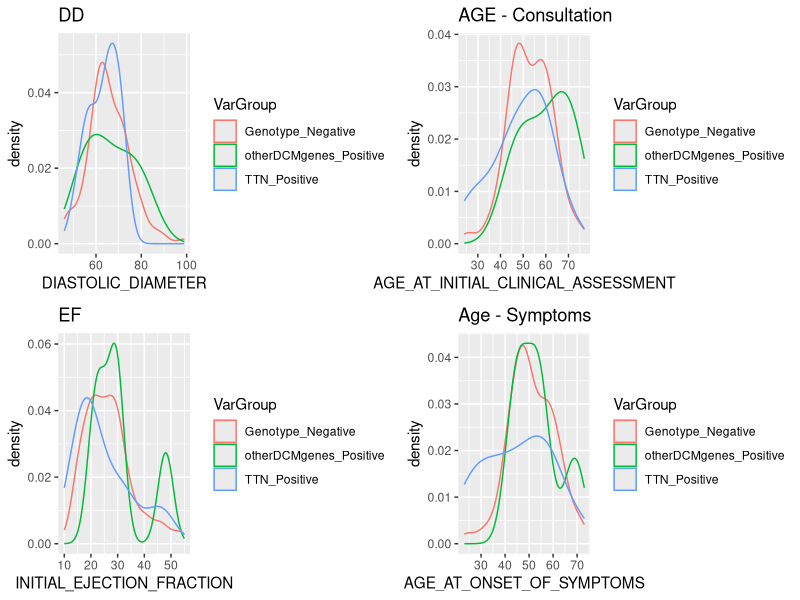
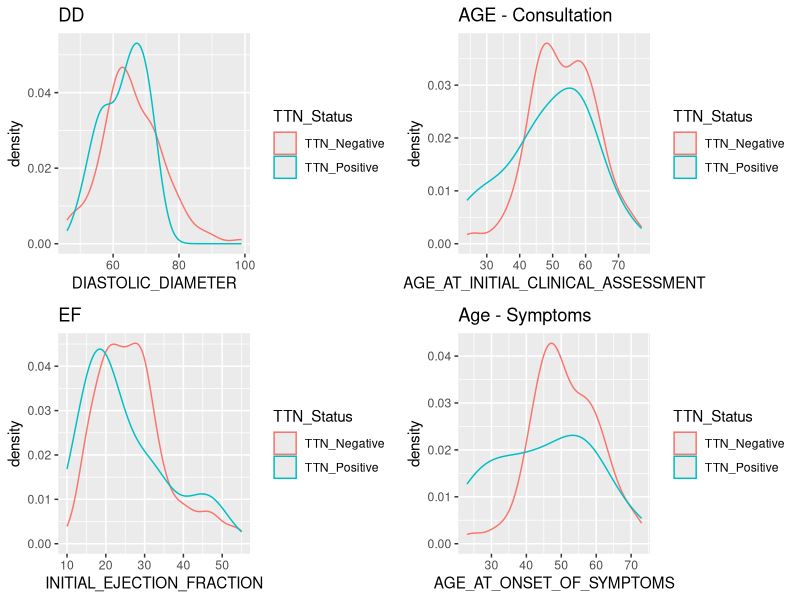
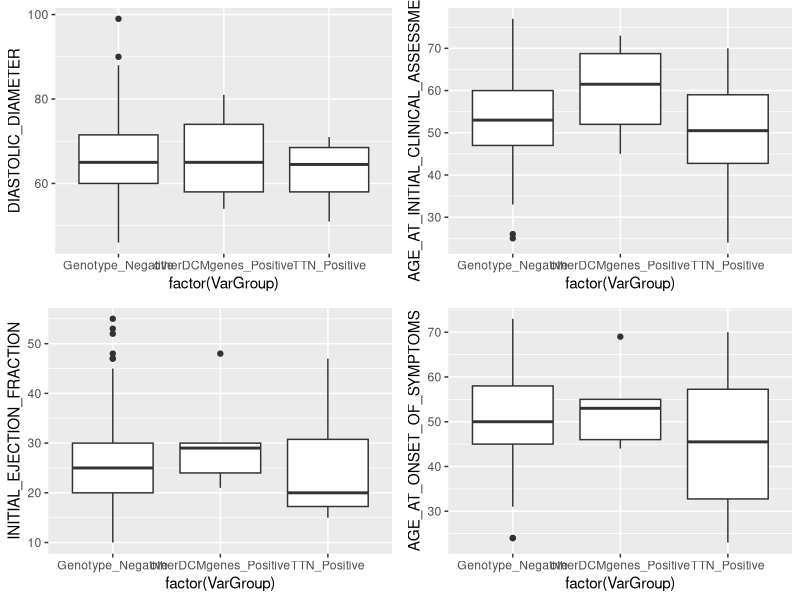

Write the R code that produced these figures, in order.
library(plyr)
library(ggplot2)


# Multiple plot function
#
# ggplot objects can be passed in ..., or to plotlist (as a list of ggplot objects)
# - cols:   Number of columns in layout
# - layout: A matrix specifying the layout. If present, 'cols' is ignored.
#
# If the layout is something like matrix(c(1,2,3,3), nrow=2, byrow=TRUE),
# then plot 1 will go in the upper left, 2 will go in the upper right, and
# 3 will go all the way across the bottom.
#
multiplot <- function(..., plotlist=NULL, file, cols=1, layout=NULL) {
  require(grid)

  # Make a list from the ... arguments and plotlist
  plots <- c(list(...), plotlist)

  numPlots = length(plots)

  # If layout is NULL, then use 'cols' to determine layout
  if (is.null(layout)) {
    # Make the panel
    # ncol: Number of columns of plots
    # nrow: Number of rows needed, calculated from # of cols
    layout <- matrix(seq(1, cols * ceiling(numPlots/cols)),
                    ncol = cols, nrow = ceiling(numPlots/cols))
  }

 if (numPlots==1) {
    print(plots[[1]])

  } else {
    # Set up the page
    grid.newpage()
    pushViewport(viewport(layout = grid.layout(nrow(layout), ncol(layout))))

    # Make each plot, in the correct location
    for (i in 1:numPlots) {
      # Get the i,j matrix positions of the regions that contain this subplot
      matchidx <- as.data.frame(which(layout == i, arr.ind = TRUE))

      print(plots[[i]], vp = viewport(layout.pos.row = matchidx$row,
                                      layout.pos.col = matchidx$col))
    }
  }
}



ACM <- read.csv("DATOS_copy.csv", header=T, sep=',')


#===== Tidying Up

ACM$SEX[ACM$SEX == 1] <- "Male" 
ACM$SEX[ACM$SEX == 2] <- "Female" 

ACM<-cbind(ACM,TTN_Status =ACM$VarGroup )
ACM$TTN_Status <- as.character(ACM$TTN_Status)
ACM$TTN_Status[ACM$TTN_Status == "Genotype_Negative"] <- "TTN_Negative"
ACM$TTN_Status[ACM$TTN_Status == "otherDCMgenes_Positive"] <- "TTN_Negative"

#===== Counts

count(ACM, 'VarGroup')
                # VarGroup freq
# 1      Genotype_Negative  121
# 2 otherDCMgenes_Positive    6
# 3           TTN_Positive   14

count(ACM, 'SEX')
     # SEX freq
# 1 Female    3
# 2   Male  138


#===== Density Plots

#p1 <-ggplot(ACM, aes(DIASTOLIC_DIAMETER)) + geom_density()
#p2 <-ggplot(ACM, aes(INITIAL_EJECTION_FRACTION)) + geom_density()
#p3 <-ggplot(ACM, aes(AGE_AT_INITIAL_CLINICAL_ASSESSMENT)) + geom_density()
#p4 <-ggplot(ACM, aes(AGE_AT_ONSET_OF_SYMPTOMS)) + geom_density()

p1<-ggplot(ACM) + geom_density(aes(x = DIASTOLIC_DIAMETER,colour = VarGroup)) + ggtitle("DD")
p2<-ggplot(ACM) + geom_density(aes(x = INITIAL_EJECTION_FRACTION,colour = VarGroup)) + ggtitle("EF")
p3<-ggplot(ACM) + geom_density(aes(x = AGE_AT_INITIAL_CLINICAL_ASSESSMENT,colour = VarGroup)) + ggtitle("AGE - Consultation")
p4<-ggplot(ACM) + geom_density(aes(x = AGE_AT_ONSET_OF_SYMPTOMS,colour = VarGroup)) + ggtitle("Age - Symptoms")

png(file = "ACM_QC_density.png", bg = "transparent", height=8, width=12, units = 'in', res = 300)
multiplot(p1, p2, p3, p4, cols=2)
dev.off()	

p1<-ggplot(ACM) + geom_density(aes(x = DIASTOLIC_DIAMETER,colour = TTN_Status)) + ggtitle("DD")
p2<-ggplot(ACM) + geom_density(aes(x = INITIAL_EJECTION_FRACTION,colour = TTN_Status)) + ggtitle("EF")
p3<-ggplot(ACM) + geom_density(aes(x = AGE_AT_INITIAL_CLINICAL_ASSESSMENT,colour = TTN_Status)) + ggtitle("AGE - Consultation")
p4<-ggplot(ACM) + geom_density(aes(x = AGE_AT_ONSET_OF_SYMPTOMS,colour = TTN_Status)) + ggtitle("Age - Symptoms")

png(file = "ACM_QC_density_TTNYesNo.png", bg = "transparent", height=8, width=12, units = 'in', res = 300)
multiplot(p1, p2, p3, p4, cols=2)
dev.off()

#===== Box Plots

p1 <- ggplot(ACM, aes(factor(VarGroup), DIASTOLIC_DIAMETER)) + geom_boxplot()
p2 <- ggplot(ACM, aes(factor(VarGroup), INITIAL_EJECTION_FRACTION)) + geom_boxplot()
p3 <- ggplot(ACM, aes(factor(VarGroup), AGE_AT_INITIAL_CLINICAL_ASSESSMENT)) + geom_boxplot()
p4 <- ggplot(ACM, aes(factor(VarGroup), AGE_AT_ONSET_OF_SYMPTOMS)) + geom_boxplot()

png(file = "ACM_QC_boxPlots.png", bg = "transparent", height=8, width=12, units = 'in', res = 300)
multiplot(p1, p2, p3, p4, cols=2)
dev.off()

#===== Sub Populations

ACM_TTN_nonTTN <- ACM[ which(ACM$VarGroup!='Genotype_Negative'), ]
ACM_TTN_others <- ACM[ which(ACM$VarGroup!='otherDCMgenes_Positive'), ]
ACM_nonTTN_others <- ACM[ which(ACM$VarGroup!='TTN_Positive'), ]
	



#===== AGE - onset on symptom 

summary(ACM$AGE_AT_ONSET_OF_SYMPTOMS)
sd(ACM$AGE_AT_ONSET_OF_SYMPTOMS, na.rm = TRUE)
summary(ACM[ which(ACM$VarGroup=='TTN_Positive'), ]$AGE_AT_ONSET_OF_SYMPTOMS)
sd(ACM[ which(ACM$VarGroup=='TTN_Positive'), ]$AGE_AT_ONSET_OF_SYMPTOMS,na.rm = TRUE)
summary(ACM[ which(ACM$VarGroup=='otherDCMgenes_Positive'), ]$AGE_AT_ONSET_OF_SYMPTOMS)
sd(ACM[ which(ACM$VarGroup=='otherDCMgenes_Positive'), ]$AGE_AT_ONSET_OF_SYMPTOMS,na.rm = TRUE)
summary(ACM[ which(ACM$VarGroup=='Genotype_Negative'), ]$AGE_AT_ONSET_OF_SYMPTOMS)
sd(ACM[ which(ACM$VarGroup=='Genotype_Negative'), ]$AGE_AT_ONSET_OF_SYMPTOMS,na.rm = TRUE)
wilcox.test(AGE_AT_ONSET_OF_SYMPTOMS ~ VarGroup, data=ACM_TTN_nonTTN) 
wilcox.test(AGE_AT_ONSET_OF_SYMPTOMS ~ VarGroup, data=ACM_TTN_others) 
wilcox.test(AGE_AT_ONSET_OF_SYMPTOMS ~ VarGroup, data=ACM_nonTTN_others) 



#===== AGE - AT INITIAL CLINICAL ASSESSMENT
summary(ACM$AGE_AT_INITIAL_CLINICAL_ASSESSMENT)
sd(ACM$AGE_AT_INITIAL_CLINICAL_ASSESSMENT, na.rm = TRUE)
summary(ACM[ which(ACM$VarGroup=='TTN_Positive'), ]$AGE_AT_INITIAL_CLINICAL_ASSESSMENT)
sd(ACM[ which(ACM$VarGroup=='TTN_Positive'), ]$AGE_AT_INITIAL_CLINICAL_ASSESSMENT,na.rm = TRUE)
summary(ACM[ which(ACM$VarGroup=='otherDCMgenes_Positive'), ]$AGE_AT_INITIAL_CLINICAL_ASSESSMENT)
sd(ACM[ which(ACM$VarGroup=='otherDCMgenes_Positive'), ]$AGE_AT_INITIAL_CLINICAL_ASSESSMENT,na.rm = TRUE)
summary(ACM[ which(ACM$VarGroup=='Genotype_Negative'), ]$AGE_AT_INITIAL_CLINICAL_ASSESSMENT)
sd(ACM[ which(ACM$VarGroup=='Genotype_Negative'), ]$AGE_AT_INITIAL_CLINICAL_ASSESSMENT,na.rm = TRUE)
wilcox.test(AGE_AT_INITIAL_CLINICAL_ASSESSMENT ~ VarGroup, data=ACM_TTN_nonTTN) 
#Ties : Above gives a warning because there are less than 50 values in my TTN group, and there are ties (3 patients have same age [59])
wilcox.test(AGE_AT_INITIAL_CLINICAL_ASSESSMENT ~ VarGroup, data=ACM_TTN_others) 
wilcox.test(AGE_AT_INITIAL_CLINICAL_ASSESSMENT ~ VarGroup, data=ACM_nonTTN_others) 



#===== SEX 

count(ACM, 'SEX')
count(ACM[ which(ACM$VarGroup=='TTN_Positive'), ],'SEX')
count(ACM[ which(ACM$VarGroup=='otherDCMgenes_Positive'), ],'SEX')
count(ACM[ which(ACM$VarGroup=='Genotype_Negative'), ],'SEX')
 
ACM_TTN_nonTTN_sex_data <- matrix(c(13, 1, 6, 0), nrow = 2)
fisher.test(ACM_TTN_nonTTN_sex_data)

ACM_TTN_others_sex_data <- matrix(c(13, 1, 119, 2), nrow = 2)
fisher.test(ACM_TTN_others_sex_data)
	
ACM_nonTTN_others_sex_data <- matrix(c(6, 0, 119, 2), nrow = 2)
fisher.test(ACM_nonTTN_others_sex_data)
	
	 
	   
#===== DD 


summary(ACM$DIASTOLIC_DIAMETER)
sd(ACM$DIASTOLIC_DIAMETER, na.rm = TRUE)
summary(ACM[ which(ACM$VarGroup=='TTN_Positive'), ]$DIASTOLIC_DIAMETER)
sd(ACM[ which(ACM$VarGroup=='TTN_Positive'), ]$DIASTOLIC_DIAMETER,na.rm = TRUE)
summary(ACM[ which(ACM$VarGroup=='otherDCMgenes_Positive'), ]$DIASTOLIC_DIAMETER)
sd(ACM[ which(ACM$VarGroup=='otherDCMgenes_Positive'), ]$DIASTOLIC_DIAMETER,na.rm = TRUE)
summary(ACM[ which(ACM$VarGroup=='Genotype_Negative'), ]$DIASTOLIC_DIAMETER)
sd(ACM[ which(ACM$VarGroup=='Genotype_Negative'), ]$DIASTOLIC_DIAMETER,na.rm = TRUE)
wilcox.test(DIASTOLIC_DIAMETER ~ VarGroup, data=ACM_TTN_nonTTN) 
wilcox.test(DIASTOLIC_DIAMETER ~ VarGroup, data=ACM_TTN_others) 
wilcox.test(DIASTOLIC_DIAMETER ~ VarGroup, data=ACM_nonTTN_others) 




#===== EF 
 
 summary(ACM$INITIAL_EJECTION_FRACTION)
sd(ACM$INITIAL_EJECTION_FRACTION, na.rm = TRUE)
summary(ACM[ which(ACM$VarGroup=='TTN_Positive'), ]$INITIAL_EJECTION_FRACTION)
sd(ACM[ which(ACM$VarGroup=='TTN_Positive'), ]$INITIAL_EJECTION_FRACTION,na.rm = TRUE)
summary(ACM[ which(ACM$VarGroup=='otherDCMgenes_Positive'), ]$INITIAL_EJECTION_FRACTION)
sd(ACM[ which(ACM$VarGroup=='otherDCMgenes_Positive'), ]$INITIAL_EJECTION_FRACTION,na.rm = TRUE)
summary(ACM[ which(ACM$VarGroup=='Genotype_Negative'), ]$INITIAL_EJECTION_FRACTION)
sd(ACM[ which(ACM$VarGroup=='Genotype_Negative'), ]$INITIAL_EJECTION_FRACTION,na.rm = TRUE)
wilcox.test(INITIAL_EJECTION_FRACTION ~ VarGroup, data=ACM_TTN_nonTTN) 
wilcox.test(INITIAL_EJECTION_FRACTION ~ VarGroup, data=ACM_TTN_others) 
wilcox.test(INITIAL_EJECTION_FRACTION ~ VarGroup, data=ACM_nonTTN_others) 

